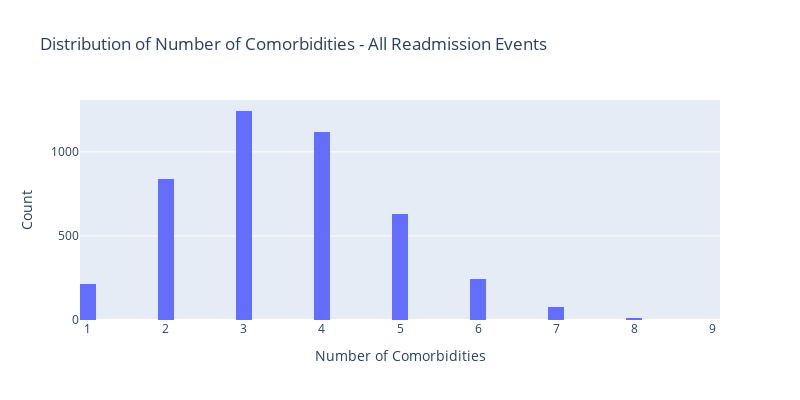

The notebook cell this image was saved under:
### Markdown cell above
### Diseases Distribution

### Code cell
fig = px.histogram(all_events_df, x='NUM_COMORBIDITIES', title='Distribution of Number of Comorbidities - All Readmission Events', width=800, height=400, nbins=50)
fig.update_layout(xaxis_title='Number of Comorbidities', yaxis_title='Count')
fig.show()

### Figure 1 — Plotly figure (JSON) as saved in the notebook; plotly's stock layout.template omitted (floating-point values rounded to 4 significant figures; data arrays with more than 128 entries replaced by an {"elided": "..."} marker saying what was removed)
{"data": [{"bingroup": "x", "hovertemplate": "NUM_COMORBIDITIES=%{x}<br>count=%{y}<extra></extra>", "legendgroup": "", "marker": {"color": "#636efa", "pattern": {"shape": ""}}, "name": "", "nbinsx": 50, "orientation": "v", "showlegend": false, "type": "histogram", "x": {"elided": "4377 int values"}, "xaxis": "x", "yaxis": "y"}], "layout": {"barmode": "relative", "height": 400, "legend": {"tracegroupgap": 0}, "title": {"text": "Distribution of Number of Comorbidities - All Readmission Events"}, "width": 800, "xaxis": {"anchor": "y", "domain": [0, 1], "title": {"text": "Number of Comorbidities"}}, "yaxis": {"anchor": "x", "domain": [0, 1], "title": {"text": "Count"}}}}
